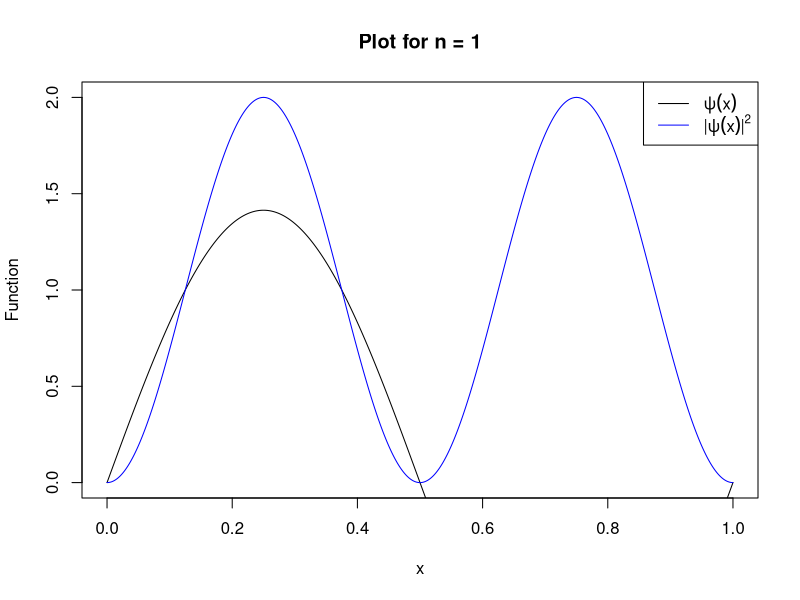

Source code (R): (Note: this script raises an error after producing the figure.)
n <- 2
L <- 1
x_values <- seq(0, L, length.out = 1000)
psi_values <- c(sqrt(2 / L) * sin(n * pi * x_values / L))
psi_square_values <- c((2 / L) * (sin(n * pi * x_values / L)) ^ 2)

plot(x_values, psi_values, type = "l", ylim = c(0, 2), 
     xlab = "x", ylab = "Function", main = "Plot for n = 1")
lines(x_values, psi_square_values, col = "blue")

legend(NULL, legend = legend("topright", 
                             legend = c(expression(psi(x)), 
                                        expression("|" * psi(x) * "|"^2)), 
                             col = c("black", "blue"), lty = 1))